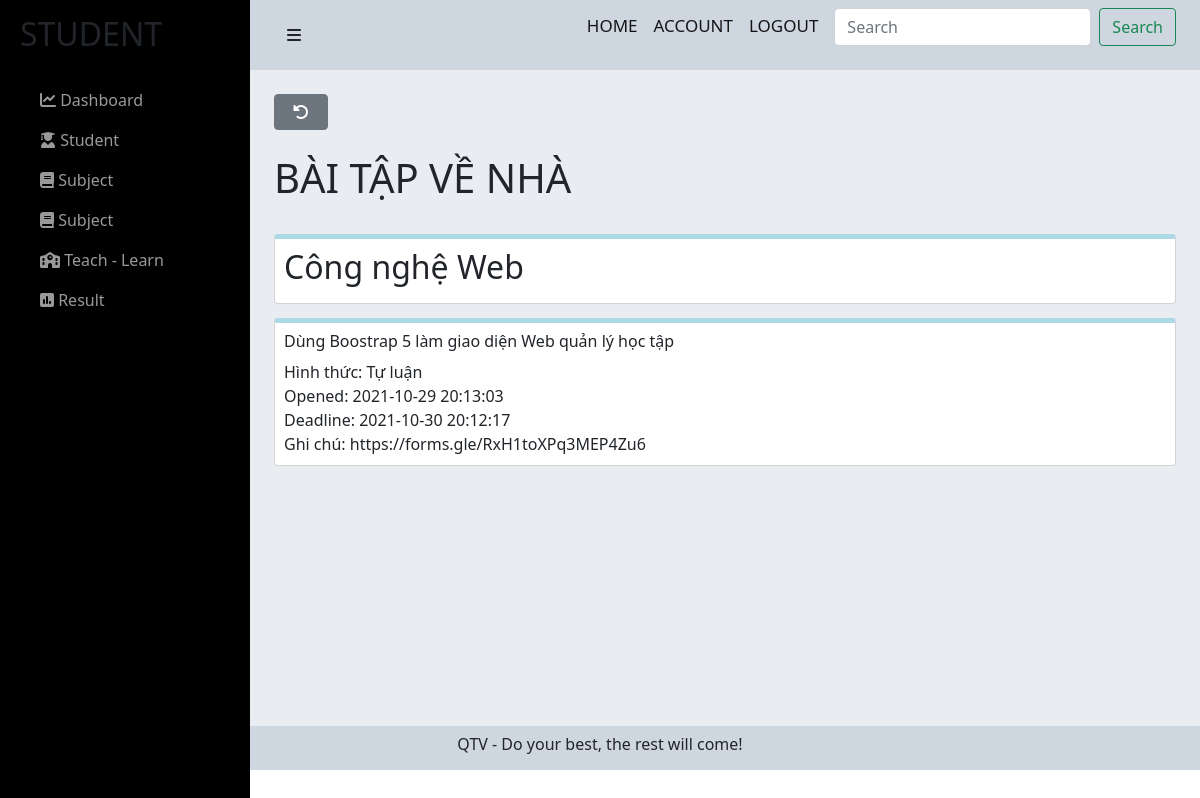
The page /admin/admin/exercise-subject-admin.php?idMH=1 (signed in) on the database as committed earlier.
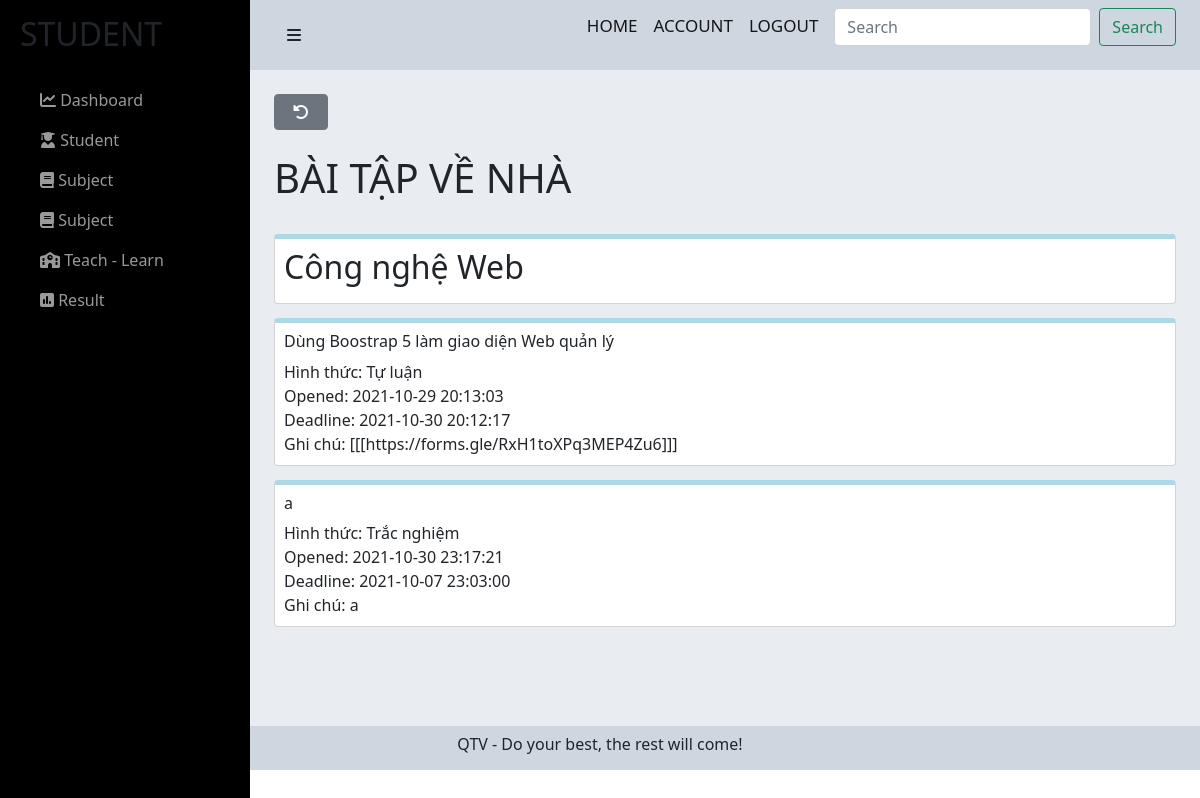
The same page on the database as committed later.
### tables this page shows
CREATE TABLE `monhoc` (
  `idMH` int(11) NOT NULL,
  `nameMH` varchar(255) NOT NULL,
  `TC` int(11) NOT NULL
);

CREATE TABLE `btvn` (
  `idBTVN` int(11) NOT NULL,
  `nameBTVN` varchar(255) NOT NULL,
  `formatBTVN` varchar(255) NOT NULL,
  `openedBTVN` datetime NOT NULL DEFAULT current_timestamp(),
  `deadlineBTVN` datetime NOT NULL,
  `note` varchar(255) NOT NULL,
  `filename` varchar(255) NOT NULL,
  `idMH` int(11) NOT NULL
);

### admin/admin/exercise-subject-admin.php (the view, shortened to what this page needs)
<?php include('../../config/config.php');
?>
<link href="https://cdn.jsdelivr.net/npm/bootstrap@5.0.2/dist/css/bootstrap.min.css" rel="stylesheet">
<link rel="stylesheet" href="https://cdnjs.cloudflare.com/ajax/libs/font-awesome/6.0.0-beta2/css/all.min.css" />
<link rel="stylesheet" href="../../css/ex-stu-ad.css">
<?php
if (isset($_GET['idMH'])) {
    $idMH = $_GET['idMH'];
    $sql1 = "SELECT * FROM monhoc where idMH = $idMH";
    $res1 = mysqli_query($conn, $sql1);
    $row1 = mysqli_fetch_assoc($res1);
    $nameMH = $row1['nameMH'];
}
?>
<div id="wrapper">
    <div id="sidebar-wrapper">
        <ul class="sidebar-nav">
            <li class="sidebar-brand">
                <h2>STUDENT</h2>
            </li>
            <li>
                <a href="index.php"><i class="fas fa-chart-line"></i> Dashboard</a>
            </li>
            <li>
                <a href="student.php"><i class="fas fa-user-graduate"></i> Student</a>
            </li>
            <li>
                <a href="subject.php"><i class="fas fa-book"></i> Subject</a>
            </li>
            <li>
                <a href="subject.php"><i class="fas fa-book"></i> Subject</a>
            </li>
            <li>
                <a href="learn-teach-admin.php"><i class="fas fa-school"></i> Teach - Learn</a>
            </li>
            <li>
                <a href="result-admin.php"><i class="fas fa-poll"></i> Result</a>
            </li>
        </ul>
    </div>
    <div id="page-content-wrapper">
        <div class="container-fluid">
            <div class="row">
                <div class="col-lg-12">
                    <nav class="navbar navbar-light">
                        <div class="container-fluid">
                            <a href="#menu-toggle" class="btn btn-default" id="menu-toggle"><i class="fas fa-bars"></i></a>
                            <form class="d-flex">
                                <a href="" class="navbar-brand">HOME</a>
                                <a href="./myprofile.php" class="navbar-brand">ACCOUNT</a>
                                <a href="../../login/logout.php" class="navbar-brand">LOGOUT</a>
                                <input class="form-control me-2" type="search" placeholder="Search" aria-label="Search">
                                <button class="btn btn-outline-success" type="submit">Search</button>
                            </form>
                        </div>
                    </nav>
                    <div class="main-content">
                        <div class="container">
                            <br>
                            <a  href="http://localhost/edumanagement/admin/admin/view-subject-admin.php?idMH=<?php echo $idMH ?>"><button style="padding:1% 2%;" type="button" class="btn btn-secondary text-white me-2"><i class="fas fa-undo-alt"></i></button></a>
                            <br><br>
                            <h1 class="title-btl">BÀI TẬP VỀ NHÀ</h1>
                            <br>
                            <div class="tittle-mh">
                                <h2><?php echo $nameMH ?></h2>
                            </div>
                            <?php
                            $sql3 = "SELECT * FROM btvn WHERE idMH = '$idMH'";
                            $res3 = mysqli_query($conn, $sql3);
                            if ($res3 == true) {
                                while ($row3 = mysqli_fetch_assoc($res3)) {
                            ?>
                                    <div class="title-btvn">
                                            <div class="name-btvn row">
                                                  <div class="content-btvn col-md-7">
                                                  <h6><?php echo $row3['nameBTVN'] ?></h6>
                                                  <p><span style="font-weight: 500;">Hình thức: </span><?php echo $row3['formatBTVN'] ?></p>
                                                    <p><span style="font-weight: 500;">Opened: </span><?php echo $row3['openedBTVN'] ?></p>
                                                    <p ><span style="font-weight: 500;">Deadline: </span><?php echo $row3['deadlineBTVN'] ?></p>
                                                    <p>Ghi chú: <?php echo $row3['note']?></p>
                                                  </div>
                                            </div>
                                        </div>
                                <?php
                                }
                            }
                                ?>
                                    </div>
                        </div>
                    </div>
                </div>
            </div>
        </div>
    </div>
    <footer>
        <p class="ftr text-center">
            QTV - Do your best, the rest will come!
        </p>
    </footer>

### css/ex-stu-ad.css (style rules this page uses)
.row>* { padding : 0; }
#wrapper { padding-left: 0; -webkit-transition: all 0.5s ease; -moz-transition: all 0.5s ease; -o-transition: all 0.5s ease; transition: all 0.5s ease; }
.navbar-brand { font-size:17px; font-weight:500; }
#page-content-wrapper { padding: 50px; position: relative; }
#sidebar-wrapper { z-index: 1000; position: fixed; left: 250px; width: 0; height: 100%; margin-left: -250px; overflow-y: auto; background: #000; -webkit-transition: all 0.5s ease; -moz-transition: all 0.5s ease; -o-transition: all 0.5s ease; transition: all 0.5s ease; }
#page-content-wrapper { width: 100%; position: absolute; padding: 15px; }
.sidebar-nav { position: absolute; top: 0; width: 250px; margin: 0; padding: 0; list-style: none; }
.sidebar-nav li { text-indent: 20px; line-height: 40px; }
.sidebar-nav li a { display: block; text-decoration: none; color: #999999; }
.sidebar-nav > .sidebar-brand { height: 65px; font-size: 18px; line-height: 60px; margin-top: 15px; }
@media (min-width:768px) { #wrapper { padding-left: 250px; } }
@media (min-width:768px) { #sidebar-wrapper { width: 250px; } }
@media (min-width:768px) { #page-content-wrapper { padding: 0; position: relative; } }
.main-content { min-height: 82vh; }
.navbar, .ftr { background-color: #ced6e0; }
.ftr { height:44px; margin-bottom: 0; padding-top:6px; }
.tittle-mh, .name-btvn { background-color:#fff; padding:1%; border-radius: 4px; border: 0.5px solid lightgray; }
.main-content { background-color: #e9edf1; }
.container { min-height: 521px; }
.name-btvn { margin-top:14px; margin-left: 0; margin-right: 0; }
.name-btvn p { margin-bottom: 0; }
.tittle-mh,.name-btvn { border-top: 5px solid lightblue; }

Rows that differ between the two databases and show on the page:
changed btvn "Tự luận": nameBTVN "Dùng Boostrap 5 làm giao diện Web quản lý học tập" → "Dùng Boostrap 5 làm giao diện Web quản lý"; note "https://forms.gle/RxH1toXPq3MEP4Zu6" → "[[[https://forms.gle/RxH1toXPq3MEP4Zu6]]]"
added btvn: nameBTVN "a", formatBTVN "Trắc nghiệm", openedBTVN "2021-10-30 23:17:21", deadlineBTVN "2021-10-07 23:03:00", note "a"
